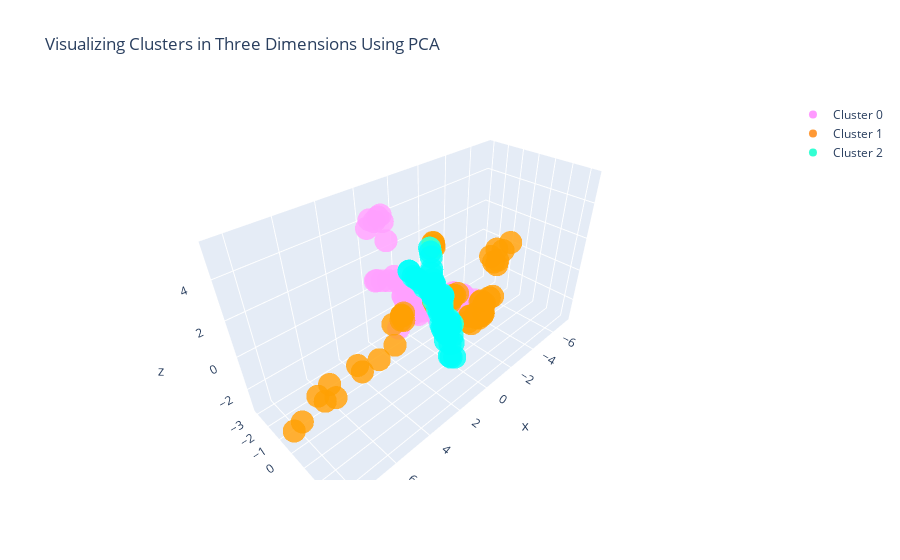

The notebook cell saved with this chart:
### Markdown cell above
We can see that all three clusters are more or less centered around the origin (zero-mean). However, there are quite some outliers stretching far beyond the central cloud of points -- especially in cluster 1. Nevertheless, since the overall cloud is centered around the origin, we can conclude that the influence of outliers has not affected the PCA by shifting its the center of clouds towards the outliers.

The cluster 1 outliers share the following characteristics: high PC1 value, extreme (high or low) PC3 value. According to our interpretation of PCs, these countires are developed countires with high GDPs. The differentiation with PC3, is because some countires are rich, while being efficient with their water use (e.g. Western Europe), and others are rich without water use efficiency (e.g. China, US, etc.).

### Code cell
#trace1 is for 'Cluster 0'
trace1 = go.Scatter3d(
                    x = cluster0["PC3"],
                    y = cluster0["PC4"],
                    z = cluster0["PC5"],
                    mode = "markers",
                    name = "Cluster 0",
                    marker = dict(color = 'rgba(255, 128, 255, 0.8)'),
                    text = None)

#trace2 is for 'Cluster 1'
trace2 = go.Scatter3d(
                    x = cluster1["PC3"],
                    y = cluster1["PC4"],
                    z = cluster1["PC5"],
                    mode = "markers",
                    name = "Cluster 1",
                    marker = dict(color = 'rgba(255, 128, 2, 0.8)'),
                    text = None)
#trace3 is for 'Cluster 2'
trace3 = go.Scatter3d(
                    x = cluster2["PC3"],
                    y = cluster2["PC4"],
                    z = cluster2["PC5"],
                    mode = "markers",
                    name = "Cluster 2",
                    marker = dict(color = 'rgba(0, 255, 200, 0.8)'),
                    text = None)

data = [trace1, trace2, trace3]

title = "Visualizing Clusters in Three Dimensions Using PCA"
layout = dict(title = title,
              xaxis= dict(title= 'PC3',ticklen= 5,zeroline= False),
              yaxis= dict(title= 'PC5',ticklen= 5,zeroline= False)
             )

fig = dict(data = data, layout = layout)

iplot(fig)

### Figure 1 — Plotly figure (JSON) as saved in the notebook; plotly's stock layout.template omitted (floating-point values rounded to 4 significant figures; data arrays with more than 128 entries replaced by an {"elided": "..."} marker saying what was removed)
{"data": [{"marker": {"color": "rgba(255, 128, 255, 0.8)"}, "mode": "markers", "name": "Cluster 0", "type": "scatter3d", "x": {"elided": "133 float values"}, "y": {"elided": "133 float values"}, "z": {"elided": "133 float values"}}, {"marker": {"color": "rgba(255, 128, 2, 0.8)"}, "mode": "markers", "name": "Cluster 1", "type": "scatter3d", "x": [-0.2181, -0.3374, -0.3116, -0.4689, -0.6949, 0.8478, 0.7792, 0.7493, 0.9536, 0.9458, 0.6938, 0.6814, 4.378, 5.729, 6.363, -4.626, -5.056, -6.13, -7.191, -4.812, -5.883, -5.033, -1.135, -1.21, -1.296, -1.399, -1.462, -1.516, -1.393, -0.5895, -0.7478, -0.7808, -0.5, -0.7522, -0.8511, -0.8463, -1.959, -2.145, -2.285, -2.401, -0.255, -0.3151, -0.3514, -0.3153, -0.2781, -0.3388, -0.3031, 0.9446, 1.069, 0.8005, 0.8942, 1.465, 0.8698, 0.8987, -1.4, -1.436, -1.226, -1.307, -1.998, -1.791, 3.849, 4.579, 5.316, 6.543, 6.895, 7.968, 8.384], "y": [0.9989, 0.7449, 0.7698, 0.6885, 0.7572, 3.337, 3.164, 3.062, 3.041, 2.85, 2.702, 2.725, -1.026, -1.558, -1.725, -0.09564, -0.1344, -0.5864, -0.8374, -0.006104, -0.8618, -0.6291, 1.637, 1.743, 1.755, 1.837, 1.828, 1.794, 1.898, 0.3564, 0.1572, 0.1463, 0.1404, 0.07816, 0.02103, -0.0105, -2.108, -2.327, -2.52, -2.591, -0.1908, -0.2002, -0.2807, -0.4035, -0.4772, -0.4995, -0.5263, -1.46, -1.528, -1.616, -1.667, -1.737, -1.66, -1.691, 1.644, 1.673, 1.993, 1.977, 1.926, 1.888, 1.261, 1.028, 0.7474, 0.3493, 0.006145, -0.3209, -0.3878], "z": [0.8234, 0.5964, 0.4704, 0.5481, 0.5732, 1.349, 1.256, 1.193, 0.9384, 0.922, 1.028, 1.019, -2.041, -2.736, -3.188, 0.2866, 0.1971, 0.1925, 0.2127, 0.06584, 0.2873, 0.2513, -0.445, -0.5803, -0.5911, -0.6024, -0.346, -0.4099, -0.4207, -0.1731, -0.1642, -0.09861, -0.3509, -0.3069, -0.2595, -0.2797, 1.518, 1.439, 1.497, 1.392, -0.3261, -0.2205, -0.1883, -0.506, -0.3287, -0.2963, -0.3233, -1.464, -1.41, -1.138, -1.251, -1.584, -1.326, -1.307, 0.159, 0.2125, 0.2178, 0.2946, 0.3344, 0.3288, 0.3938, -0.1213, -0.5307, -1.493, -1.717, -2.437, -2.736]}, {"marker": {"color": "rgba(0, 255, 200, 0.8)"}, "mode": "markers", "name": "Cluster 2", "type": "scatter3d", "x": [0.768, 0.5252, 0.3599, 0.2127, 0.08049, -0.002693, -0.02433, 0.8869, 0.5215, 0.2554, 0.4095, 0.2939, 0.1662, 0.1694, 1.244, 1.386, 1.221, 0.8494, 0.4922, 0.1528, 0.007536, -1.029, -1.274, -1.478, -0.09461, -0.08142, 0.06348, -0.1402, -0.3891, -0.4928, -0.5156, 0.6599, 0.6537, 0.6169, 0.5854, 0.5561, 0.5216, 0.4745, 1.041, 0.9566, 0.7965, 0.7448, 0.507, 0.1843, 0.3753, -0.04389, -0.1671, -0.1845, -0.2035, -0.1629, -0.2023, -0.3406, 1.692, 1.711, 1.597, 1.343, 1.194, 1.344, 1.327], "y": [1.381, 1.012, 0.8152, 0.6842, 0.5034, 0.3967, 0.3194, 1.633, 1.146, 1.018, 1.355, 1.118, 0.877, 0.8427, 2.19, 2.209, 1.787, 1.201, 0.7813, 0.3388, 0.2346, -1.4, -1.711, -1.966, 0.2925, 0.2025, 0.1708, 0.08854, 0.03331, -0.03124, -0.07596, -0.1795, -0.3725, -0.6601, -0.8663, -1.073, -1.4, -1.445, 2.248, 2.037, 1.823, 1.662, 1.329, 1.266, 1.267, -0.2309, -0.336, -0.3605, -0.3508, -0.443, -0.5721, -0.6788, 1.7, 1.468, 1.278, 1.093, 0.9468, 0.8272, 0.8458], "z": [-0.7642, -0.9493, -0.8002, -0.7163, -0.2668, -0.225, -0.2491, -0.5715, -0.6231, -1.12, -1.645, -1.258, -0.7875, -0.8793, -1.437, -1.25, -0.6513, -0.4448, -0.654, -0.1498, -0.5946, 1.602, 1.656, 1.697, -0.029, 0.07278, 0.3635, 0.2742, 0.1142, 0.1313, 0.1492, 1.15, 1.275, 1.354, 1.313, 1.289, 1.447, 1.401, -1.534, -0.8109, -0.5956, -0.127, -0.05463, -0.5578, -0.2877, 0.7522, 0.7592, 0.8547, 0.8627, 1.081, 1.369, 1.478, 1.424, 1.807, 1.904, 1.645, 1.598, 1.906, 1.78]}], "layout": {"title": {"text": "Visualizing Clusters in Three Dimensions Using PCA"}, "xaxis": {"ticklen": 5, "title": {"text": "PC3"}, "zeroline": false}, "yaxis": {"ticklen": 5, "title": {"text": "PC5"}, "zeroline": false}}}
